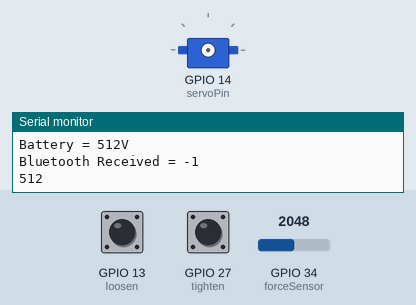
The sketch below on a simulated ESP32. On the bench: servo, the last lines printed to the serial monitor. The inputs (shaded band) are chosen by the test bench; at power-on: GPIO 13 (loosen) HIGH, GPIO 27 (tighten) HIGH, GPIO 34 (forceSensor) = 2048 (analog values on the 0–4095 scale). Nothing arrives over Bluetooth unless stated.

Above: at 2.2 s.
2.3 s: GPIO 13 (loosen) pulled LOW for 0.15 s
3.9 s: GPIO 27 (tighten) pulled LOW for 0.15 s
At 5.2 s:
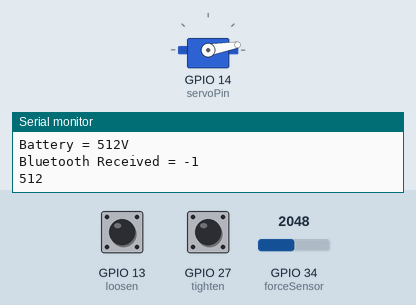
5.5 s: GPIO 13 (loosen) pulled LOW for 1 s
At 7.0 s:
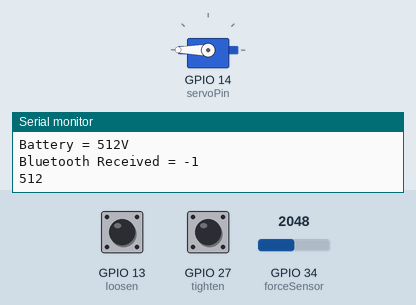
8.0 s: GPIO 27 (tighten) pulled LOW for 1 s
At 8.4 s:
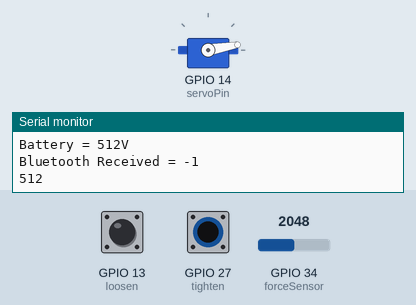
Timing chart, 0 to 11.0 s (numbered marks = the images above; inputs shaded):
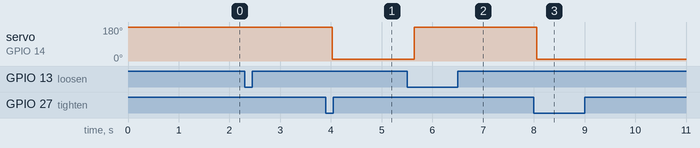

Measured:
- after the input at 3.9 s, servo on GPIO 14 (servoPin): 180° → 10° after 0.12 s
- after the input at 5.5 s, servo on GPIO 14 (servoPin): 10° → 180° after 0.14 s
- after the input at 8.0 s, servo on GPIO 14 (servoPin): 180° → 10° after 0.06 s

The sketch:

Lace_Tightening_Program_for_ESP32-Left.ino
```cpp
#include <Servo_ESP32.h> //ESP32 Servo Library
#include "BluetoothSerial.h" //ESP32 Bluetooth Library

BluetoothSerial ESP_BT; //initialise BT
Servo_ESP32 lace_servo; //assign servo to variable

bool bluet_tighten = false;//initialise tightening via Bluetooth
bool bluet_loosen = false;//initialise loosening via Bluetooth

//Force Sensor
int forceSensor = 34; //D34 ESP32
int forceVal = analogRead(forceSensor); //read analog from ADC4

//Battery Monitoring
int batt = 33;
int battAnalog = analogRead(batt);
float battVolt = 0;
float battPercent = 0;

//Servo
int servoPin = 14; //D14 ESP32

//Capacitive Touch
int tighten = 27; //D27 ESP32
int loosen = 13;  //D13 ESP32

//Capacitive Touch Initial Setup
int threshold = 55;
bool touch2detected = false;
bool touch3detected = false;

void gotTouch2(){//tighten - goes CW
 touch2detected = true;
}

void gotTouch3(){//loosen - goes CCW
 touch3detected = true;
}

void BL_tighten(){
  if (ESP_BT.read() == 5){
    bluet_tighten = true;
  }
}

void BL_loosen(){
  if (ESP_BT.read() == 2){
  bluet_loosen = true;
  }
}

void setup() {
  Serial.begin(115200);
  delay(1000); // give me time to bring up serial monitor
  touchAttachInterrupt(tighten, gotTouch2, threshold);
  touchAttachInterrupt(loosen, gotTouch3, threshold);

  //--bluetooth connection--
  ESP_BT.begin("NF-LEFT");

//force sensor & battery monitoring resolution
  analogReadResolution(10);

  pinMode(servoPin, OUTPUT);
}

void loop(){

  //--laces--
  lace_servo.detach();
  //sensors for tightening conditions
  if(touch2detected || ESP_BT.read() == 5 || forceVal > 800 ){
    touch2detected = false;
    //bluet_tighten = false;
    Serial.println("--Tightening--");
    lace_servo.attach(servoPin);
    lace_servo.write(10);
  }
  //sensors for loosening conditions
  if(touch3detected || ESP_BT.read() == 2){
    touch3detected = false;
   // bluet_loosen = false;
    Serial.println("--Loosening--");
    lace_servo.attach(servoPin);
    lace_servo.write(180);
  }

  battVolt = (battAnalog/1023)*4.2;
  int forceVal = analogRead(forceSensor); //read analog from ADC4

  Serial.printf("Tighten Val = %d\n",touchRead(tighten));
  Serial.printf("Loosen Val = %d\n",touchRead(loosen));
  Serial.printf("Battery = %dV \n",battAnalog);
  //ESP_BT.write() = battVolt
  Serial.printf("Bluetooth Received = %d\n",ESP_BT.read());
  Serial.println(forceVal);
  delay(200);


}
```
